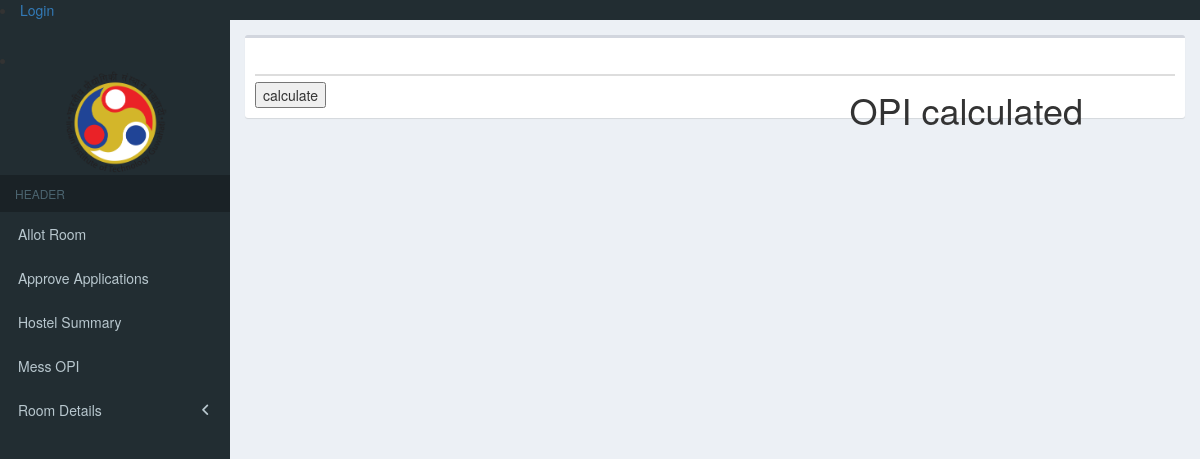
The app's page /hab_portal/hab_app/mess_opi/, older data.
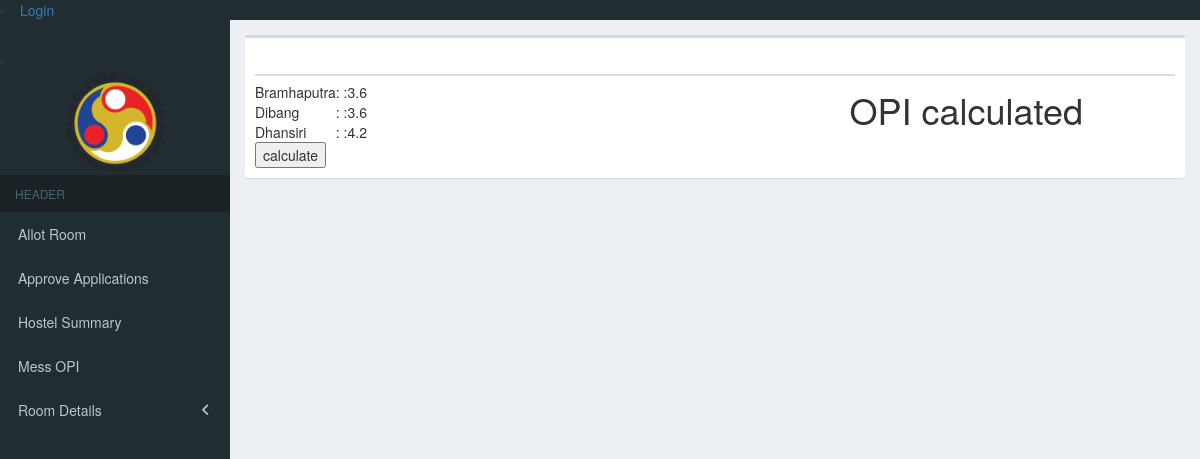
The same page, newer data.
### student_portal/models.py (models this page shows, shortened)
class Opi_calculated(models.Model):
    hostelName = models.CharField(max_length=255,choices = HOSTEL_CHOICES)
    opi_value = models.FloatField()
    numberOfSubscriptions = models.IntegerField() #actually no of feedback
    month = models.IntegerField(default=m1)
    year = models.IntegerField(default=y1)
    month_year = models.CharField(max_length=255,default=m1_y1)
    class Meta:
        verbose_name = "Opi_calculated"
        verbose_name_plural = "Opi_calculated"
        unique_together = ('hostelName','month_year')

### hab_app/views.py (the view)
def mess_opi(request):
    opi_calculated_list = Opi_calculated.objects.all()
    print(
    )
    return render(request,'hab_app/opi_student_portal.html', {'opi_calculated_list': opi_calculated_list})

### templates/hab_app/opi_student_portal.html
{% extends "hab_app/chrView.html" %}
{% block body_block %}
<h1>OPI calculated</h1>
<table>
{% for op in opi_calculated_list %}
  <tr>
    <td>{{op.hostelName}}</td>
    <td>{{':     :'}}</td>
    <td>{{op.opi_value}}</td>
  </tr>
{% endfor %}
</table>
<form method="get" action='calculate'>
  <button type="submit"> calculate</button>
</form>
{% endblock %}

Row changes from the older to the newer data that the page shows:
added Opi_calculated: hostelName "Bramhaputra", value ": :", opi_value "3.6"
added Opi_calculated: hostelName "Dibang", value ": :", opi_value "3.6"
added Opi_calculated: hostelName "Dhansiri", value ": :", opi_value "4.2"
